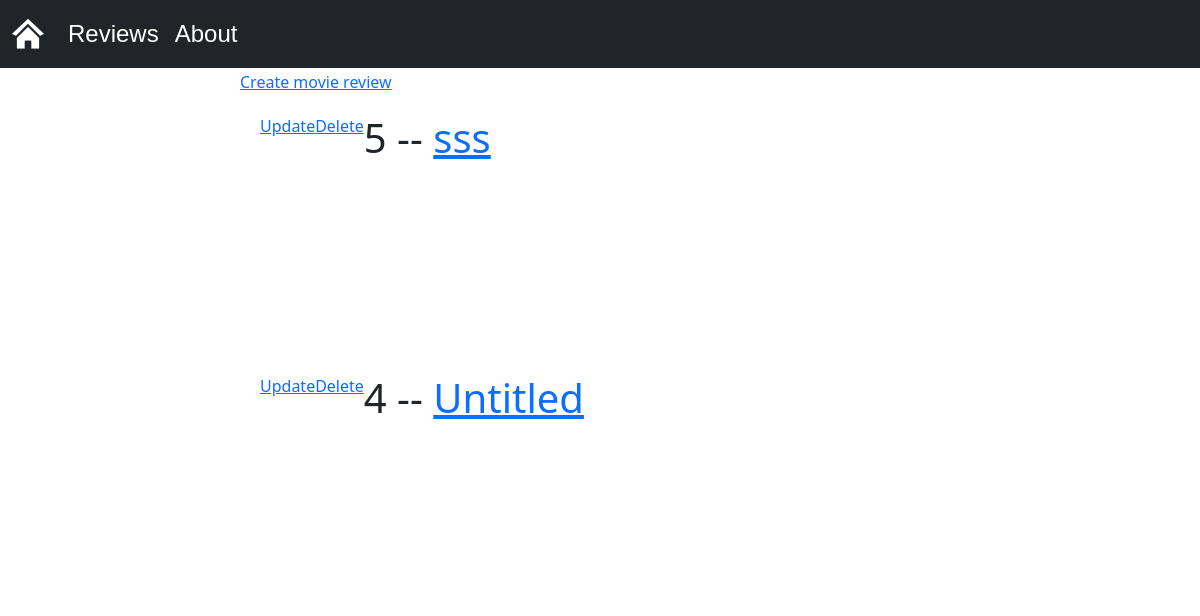
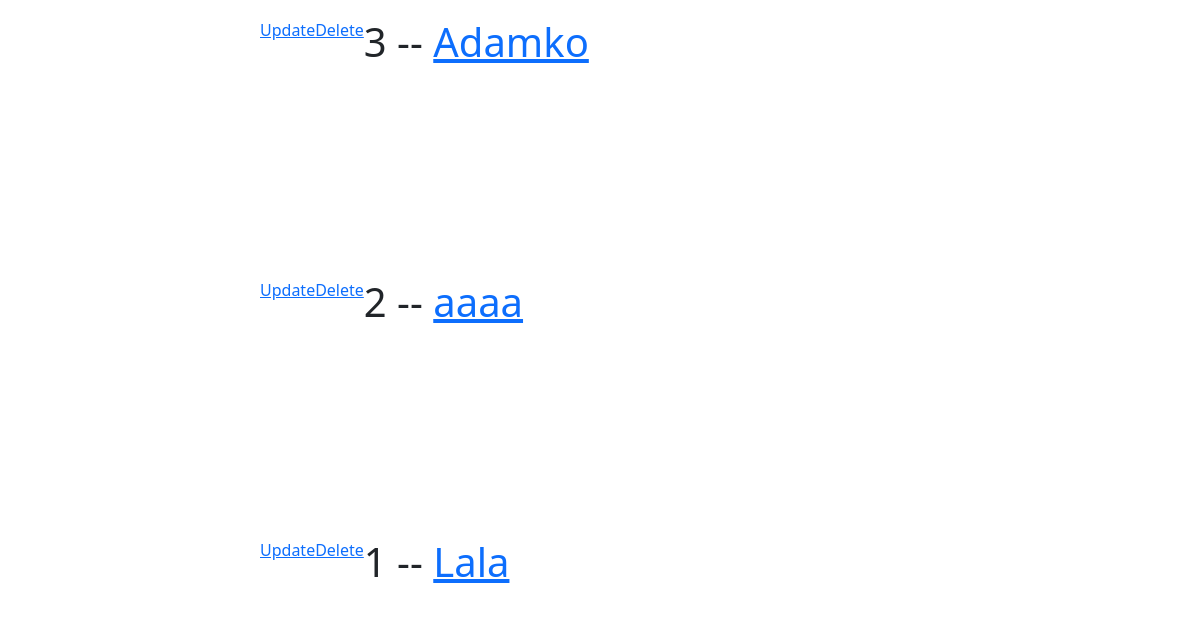
The page /reviews/ on the database as committed earlier (2 pictures, top to bottom).
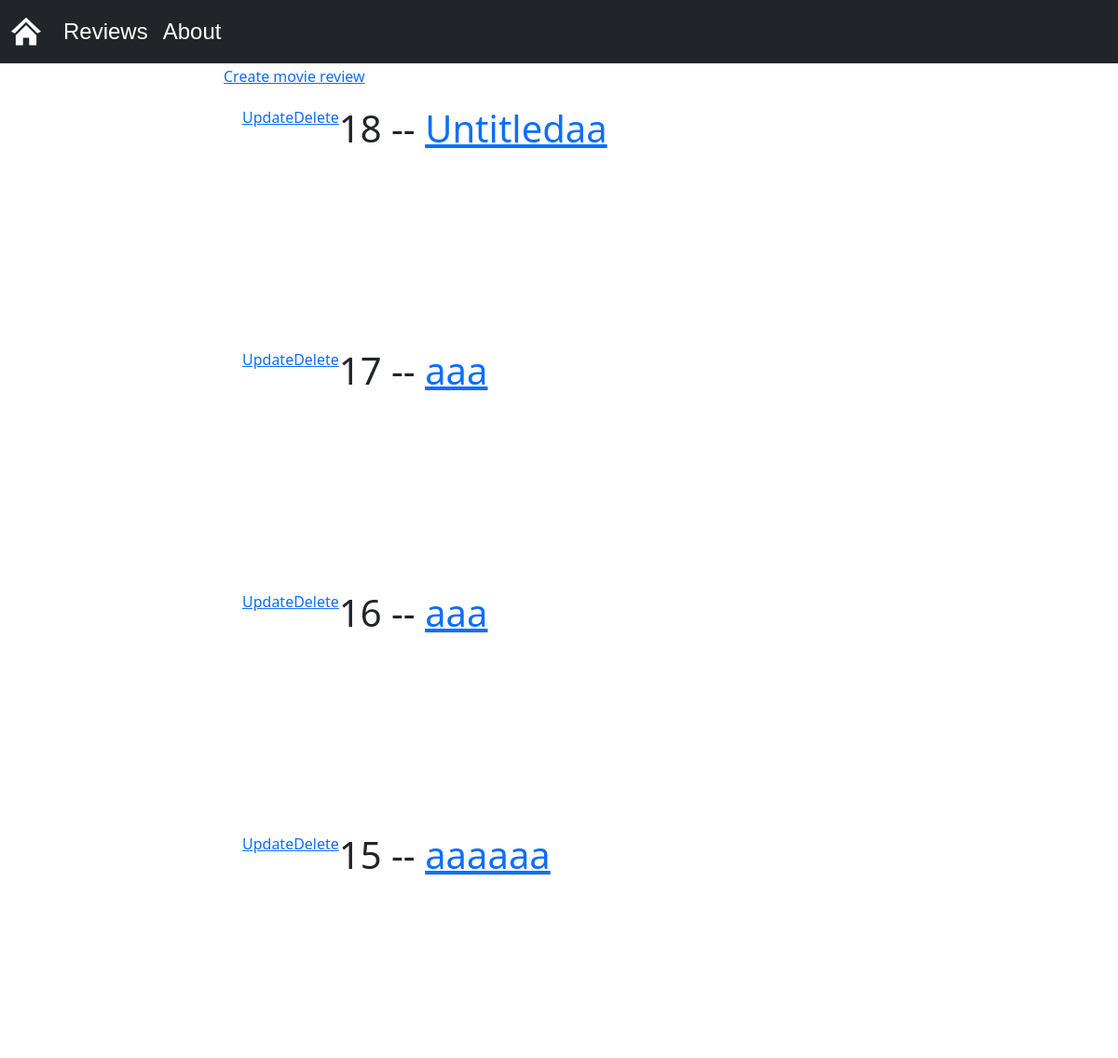
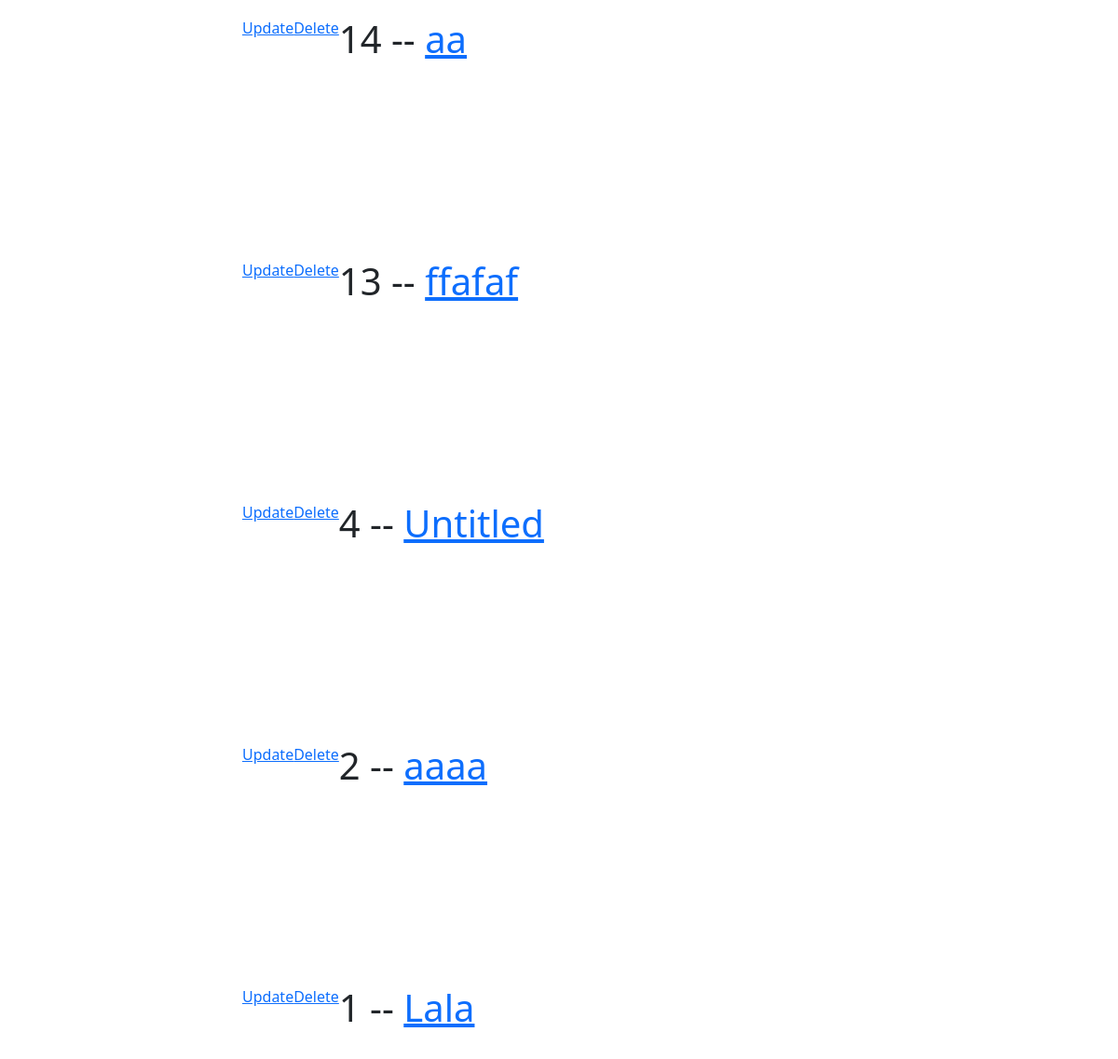
The same page on the database as committed later (2 pictures, top to bottom).
### app/models.py (models this page shows, shortened)
class Movie(models.Model):
    name = models.CharField(max_length=500)
    description = models.TextField(null=True, blank=True)
    updated = models.DateTimeField(auto_now=True)
    created = models.DateTimeField(auto_now_add=True)
    class Meta:
        ordering = ['-updated', '-created']

### app/views.py (the view)
# urls.py: path('reviews/', views.reviews, name="reviews"),
def reviews(request):
    movies = Movie.objects.all()
    return render(request, 'reviews.html', {'movies': movies})

### templates/reviews.html (shortened to what this page needs)
<!DOCTYPE html>
{% load static %}
<html lang="en">
<head>
    <link rel="stylesheet" href="{% static 'styles/sizeStyle.css' %}">
    <link rel="stylesheet" href="{% static 'styles/reviewsStyle.css' %}">
    <link href="https://cdn.jsdelivr.net/npm/bootstrap@5.3.3/dist/css/bootstrap.min.css" rel="stylesheet">
</head>
<body>
<div class="wrapper">
    {% include 'navbar.html' %}
    <div class="part">
        <main class="part-center">
                <a href = "{% url 'create-movieReview' %}">Create movie review</a>
                {% for movie in movies %}
                <div class="reviews-container">
                    <a href="{% url 'update-movieReview' movie.id %}">Update</a>
                    <a href="{% url 'delete-movieReview' movie.id %}">Delete</a>
                    <h1>{{movie.id}} -- <a href="/movie/{{movie.id}}">{{movie.name}}</a></h1>
                </div>
                {% endfor %}
        </main>
    </div>
</div>
</body>
</html>

### templates/navbar.html (shortened to what this page needs)
{% load static %}
<link rel="stylesheet" href="{%static 'styles/navbarStyle.css'%}">
<nav class="navbar fixed-top navbar-expand-lg bg-dark">
    <div class="container-fluid">
        <a class="navbar-brand" href="{% url 'index' %}">
            <img class="navbar-brand-image" src="/static/images/home-white-icon.png" alt="logo">
        </a>
        <div class="collapse navbar-collapse" id="navbarNav">
            <ul class="navbar-nav">
                <li class="nav-item">
                    <a class="nav-link" href="{% url 'reviews' %}">Reviews</a>
                </li>
                <li class="nav-item">
                    <a class="nav-link" href="{% url 'about' %}">About</a>
                </li>
            </ul>
        </div>
    </div>
</nav>

### static/styles/sizeStyle.css (style rules this page uses)
.wrapper { display: flex; flex-direction: column; height: 100vh; }
.wrapper .part { display: flex; flex-direction: row; margin: 0; padding: 0; flex: 1; }
.part-center { width: auto; flex: 1; }
@media screen and (min-width: 1000px) { .wrapper { display: flex; flex-direction: column; height: 100vh; } }
@media screen and (min-width: 1000px) { .wrapper .part { display: flex; flex-direction: row; margin: 0; padding: 0; flex: 1; } }
@media screen and (min-width: 1000px) { .part-center { width: auto; flex: 1; } }

### static/styles/reviewsStyle.css (style rules this page uses)
.reviews-container { display: flex; margin: 20px; width: auto; height: 240px; }

### static/styles/navbarStyle.css (style rules this page uses)
.wrapper { padding-top: 70px; }
.navbar-nav .nav-link { color: white; font-size: 150%; font-family: "Cambria Math", sans-serif; }

Rows that differ between the two databases and show on the page:
removed Movie: id "5", name "sss"
removed Movie: id "3", name "Adamko"
added Movie: id "18", name "Untitledaa"
added Movie: id "17", name "aaa"
added Movie: id "16", name "aaa"
added Movie: id "15", name "aaaaaa"
added Movie: id "14", name "aa"
added Movie: id "13", name "ffafaf"
